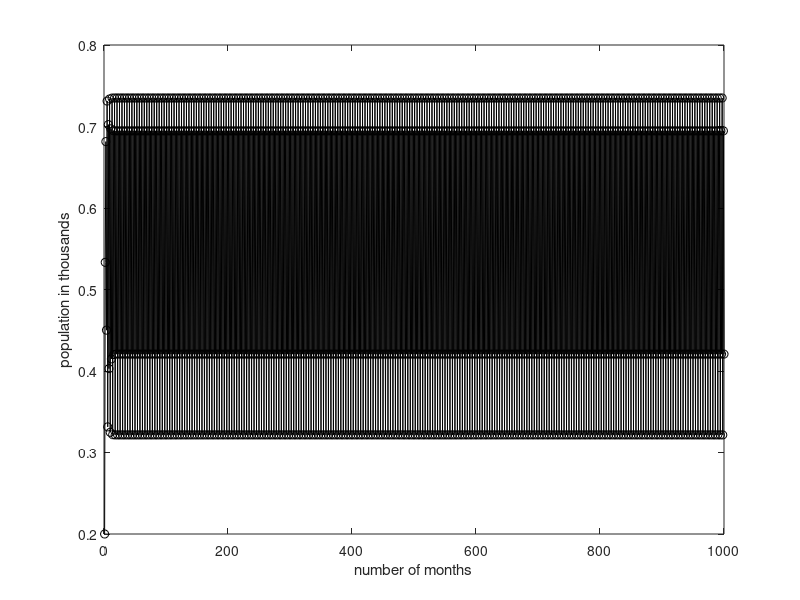
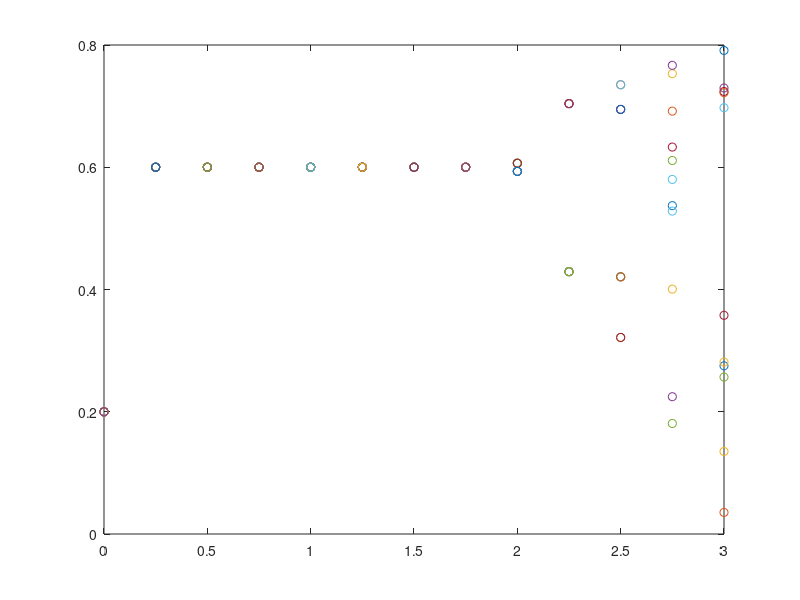

The MATLAB source for these figures, in order:
% How many rabbits are in the population?

nMax = 1000; % max y value
r = 2.5; % per capita growth rate, this changes based on example
K= 0.6; % carrying capacity of rabbit population
x = zeros(1,nMax); % matrix defining the time points
x(1)= 0.2; % initial condition of the population

xdot = @(x,r,K) x + r*(1-x./K).*x;

for n=2:nMax
    x(n) = xdot(x(n-1),r,K);
end

figure(1); 
plot(x,'-ok');
ylabel('population in thousands')
xlabel('number of months')
%%

% Parameter sweep for 0 < r < 3 w / K = 0.6

figure(2); 
plot(x,'-ok');
ylabel('population steady state')
xlabel('value of r')
for r=0:0.25:3
    for n=2:nMax
    x(n,:) = xdot(x(n-1,:),r,K);
    end
    plot(r,x(nMax-10:nMax),'o')
    hold on
end